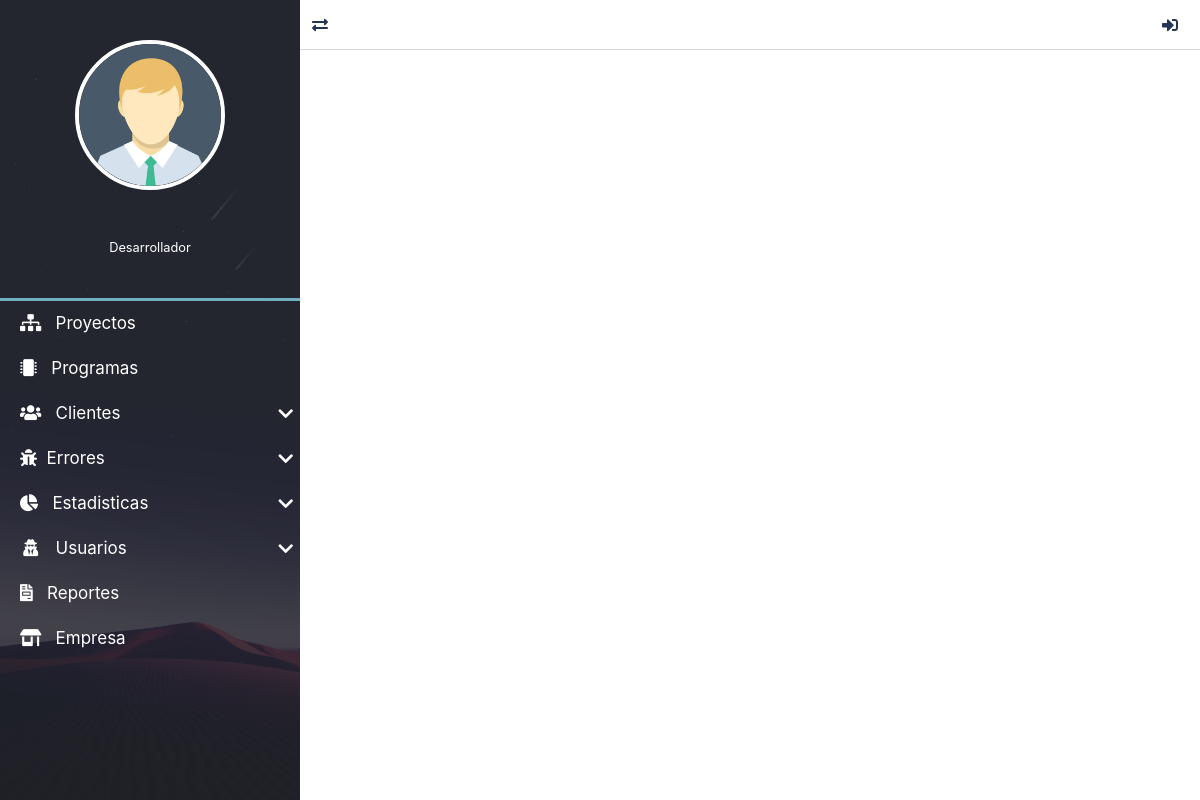
/resportes/lista/, run on an earlier commit of the app's database.
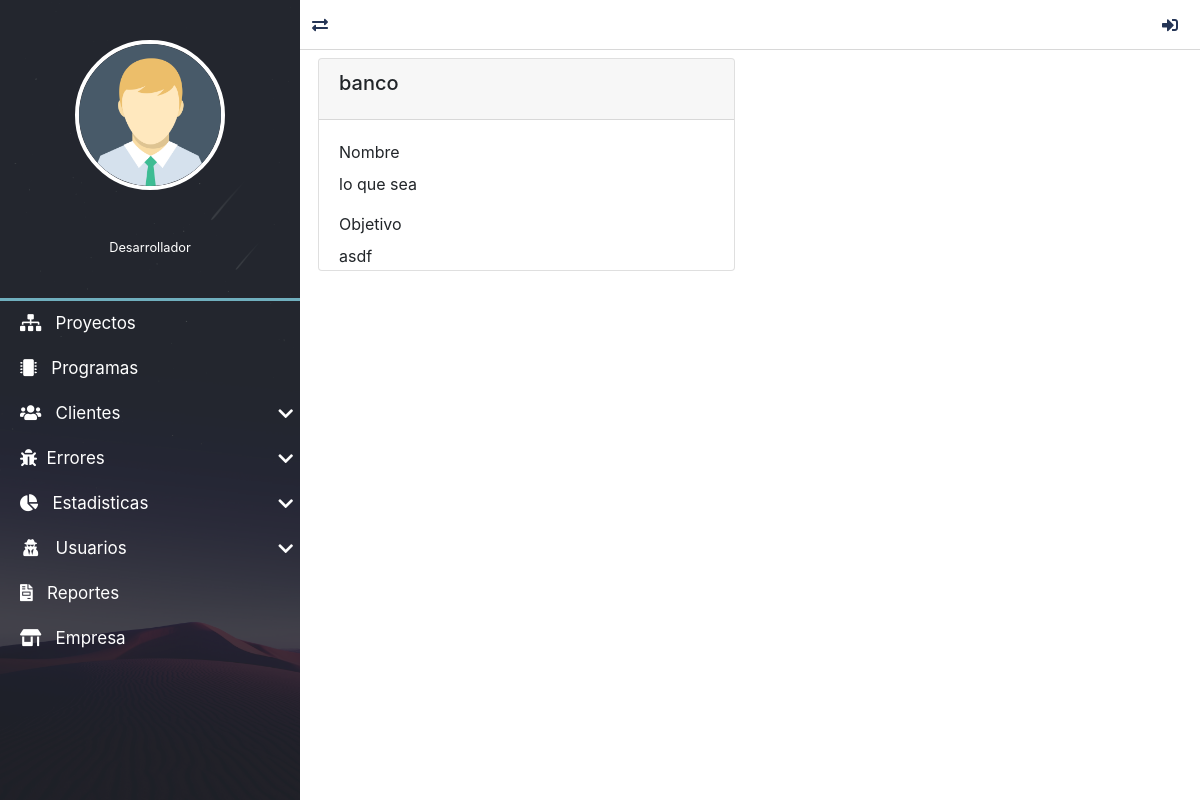
And on a later commit of the database.
### reportes/models.py (models this page shows, shortened)
class Reporte(models.Model):
    id_programa = models.ForeignKey("programas.Programa", verbose_name="proyecto", on_delete=models.CASCADE)
    nombre = models.CharField(verbose_name="Nombre", max_length=50)
    objetivos = models.TextField(verbose_name="Objetivos")
    condiciones = models.TextField(verbose_name="Condiciones")
    resultados_esperados = models.TextField(verbose_name="Resultados Esperados")
    numero_test = models.IntegerField(verbose_name="Numero de test")
    resultados_actules = models.TextField(verbose_name="Resultados Actules")
    descripcion = models.TextField(verbose_name="Descripción")
    class Meta:
        verbose_name = "Reporte"
        verbose_name_plural = "Reportes"
        ordering = ['nombre', 'numero_test']

### programas/models.py (models this page shows)
class Programa(models.Model):
    id_usuario = models.ForeignKey(settings.AUTH_USER_MODEL, verbose_name="usuario", on_delete=models.CASCADE)
    id_proyecto = models.ForeignKey("proyectos.Proyecto", verbose_name="proyecto", on_delete=models.CASCADE)
    nombre = models.CharField(verbose_name="Nombre", max_length=200)
    descripcion = models.TextField(verbose_name="Descripción")
    id_lenguaje = models.ForeignKey("mainApp.Lenguaje", verbose_name="lenguaje", on_delete=models.CASCADE)
    id_medida = models.ForeignKey("mainApp.Medida", verbose_name="medida", on_delete=models.CASCADE)
    fecha_creacion = models.DateTimeField(auto_now_add=True, verbose_name="Fecha de creación")
    fecha_actualizacion = models.DateTimeField(auto_now=True, verbose_name="Fecha de edición")
    fecha_finalizacion = models.DateTimeField(verbose_name="Fecha de finalización", null=True, blank=True)
    class Meta:
        verbose_name = "Programa"
        verbose_name_plural = "Programas"
        ordering = ['nombre', 'fecha_creacion']
    def __str__(self):
        return self.nombre

### reportes/views.py (the view)
# urls.py: path('lista/', ReporteListView.as_view(), name='lista_reportes'),
class ReporteListView(ListView):
    model = Reporte

### mainApp/context_processors.py (called while the page is built)
def get_programasDeUsuario(request):
    programas= Programa.objects.all()
    return {'lista_programas':programas}

def get_lenguajes(request):
    lenguajes = Lenguaje.objects.all()
    return {'lista_lenguajes':lenguajes}

def get_medidas(request):
    medidas = Medida.objects.all()
    return {'lista_medidas':medidas}

def get_fases(request):
    fases = Fase.objects.all()
    return {'lista_fases':fases}

def get_tiposdefectos(request):
    tipos_defectos = TiposDefecto.objects.all()
    return {'lista_tipos_defectos':tipos_defectos}

### proyectos/context_processors.py (called while the page is built)
def get_proyecto(request):
    proyecto= Proyecto.objects.values_list('id','nombre','id_proceso' ,'descripcion', 'fechaInicio')
    return {
        'proyectos':proyecto
    }

### reportes/templates/reportes/reporte_list.html (shortened to what this page needs)
{% extends 'layouts/layout.html' %}
{% block content %}
    <div class="row">
        {% for j in object_list %}
                <div class="col-sm-6 mb-3">
                    <div class="card">
                        <div class="card-header">
                            <h5 class="card-title">{{j.id_programa}}</h5>
                        </div>
                        <div class="card-body scroll-project-description">
                            <label class="label">Nombre</label>
                            <p class="card-text">{{j.nombre}}</p>
                            <label class="label">Objetivo</label>
                            <p class="card-text">{{j.objetivos}}</p>
                        </div>
                    </div>
                </div>
        {% endfor %}
    </div>
{% endblock content %}

What changed in the data, as far as the page shows it:
added Reporte: id_programa "banco", nombre "lo que sea", objetivos "asdf"
